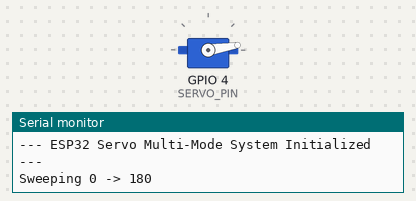
Recording of a sketch running on a simulated ESP32. On the bench: servo, the last lines printed to the serial monitor. Random numbers use the default seed unless the sketch sets one.

Above: at 0.15 s.
At 11.9 s:
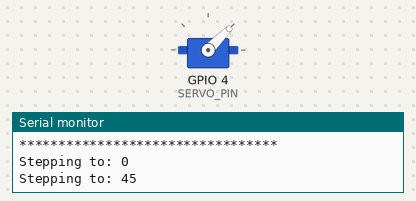
At 13.9 s:
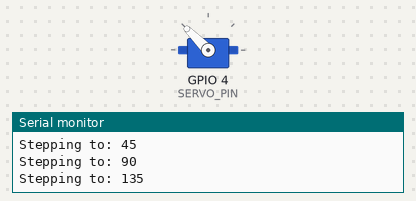
At 19.9 s:
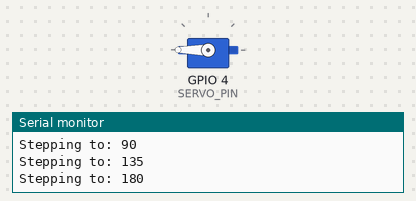
Timing chart, 0 to 40.0 s (numbered marks = the images above):
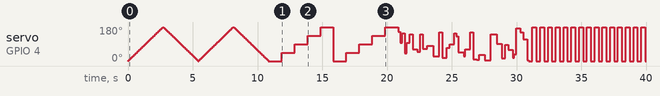

The sketch:

TRIOE-servo-control-demo.ino
```cpp
#include <ESP32Servo.h>

#define SERVO_PIN 4
Servo myServo;

int mode = 0;
unsigned long lastModeSwitch = 0;
const unsigned long modeDuration = 10000; // Switch mode every 10 seconds (10000ms)

void setup() {
    Serial.begin(115200);
    myServo.setPeriodHertz(50);
    myServo.attach(SERVO_PIN, 500, 2400);

    Serial.println("--- ESP32 Servo Multi-Mode System Initialized ---");
}

void loop() {
    // Automatic Mode Switcher
    if (millis() - lastModeSwitch > modeDuration) {
        mode = (mode + 1) % 5; // Cycle through 5 modes (0 to 4)
        lastModeSwitch = millis();

        Serial.println("\n*********************************");
        Serial.print("SWITCHING TO MODE: ");
        printModeName(mode);
        Serial.println("*********************************");
    }

    // Execute current mode
    switch (mode) {
        case 0: sweepMode();   break;
        case 1: stepMode();    break;
        case 2: jitterMode();  break;
        case 3: fastSnapMode(); break; // New: Rapid back-and-forth
        case 4: slowCreepMode();break; // New: Very slow movement
    }
}

// Helper function for Serial identification
void printModeName(int m) {
    switch(m) {
        case 0: Serial.println("0 (Smooth Sweep)"); break;
        case 1: Serial.println("1 (Precision Steps)"); break;
        case 2: Serial.println("2 (Random Jitter)"); break;
        case 3: Serial.println("3 (Fast Snap)"); break;
        case 4: Serial.println("4 (Slow Creep)"); break;
    }
}

// MODE 0: Smooth Sweep
void sweepMode() {
    Serial.println("Sweeping 0 -> 180");
    for (int pos = 0; pos <= 180; pos += 1) {
        myServo.write(pos);
        delay(15);
    }
    Serial.println("Sweeping 180 -> 0");
    for (int pos = 180; pos >= 0; pos -= 1) {
        myServo.write(pos);
        delay(15);
    }
}

// MODE 1: Precision Steps
void stepMode() {
    int positions[] = {0, 45, 90, 135, 180};
    for(int i=0; i<5; i++) {
        Serial.print("Stepping to: "); Serial.println(positions[i]);
        myServo.write(positions[i]);
        delay(1000);
    }
}

// MODE 2: Random Jitter
void jitterMode() {
    int randomPos = random(0, 181);
    Serial.print("Jittering to: "); Serial.println(randomPos);
    myServo.write(randomPos);
    delay(random(100, 500));
}

// MODE 3: Fast Snap (Action/Reactive style)
void fastSnapMode() {
    Serial.println("Snapping: 0");
    myServo.write(0);
    delay(300);
    Serial.println("Snapping: 180");
    myServo.write(180);
    delay(300);
}

// MODE 4: Slow Creep (Stalking/Stealth style)
void slowCreepMode() {
    Serial.println("Creeping slow...");
    for (int pos = 0; pos <= 180; pos++) {
        myServo.write(pos);
        delay(100); // Very slow movement
        if (pos % 45 == 0) { Serial.print("Current Pos: "); Serial.println(pos); }
    }
}
```
